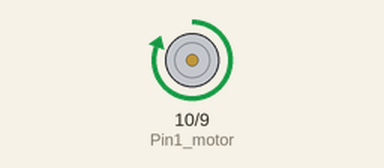
This sketch was run on a simulated Arduino Uno, built with avr-gcc and run on an emulated ATmega328P. On the bench: motor-driver pin pairs drawn as motors (green arrow = first pin HIGH = forward, orange = second pin HIGH = backward, longer = more drive).

Above: at 0.5 s.
At 1.5 s:
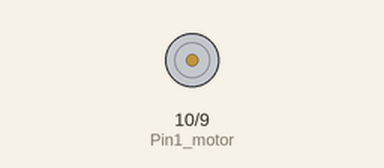
At 5.5 s:
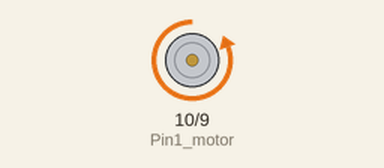
Timing chart, 0 to 6.9 s (numbered marks = the images above):
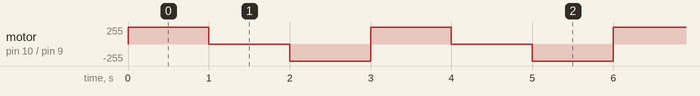

The sketch:

testMotorI.ino
```cpp
/*
 *  Programa de prueba del motor izquierdo que se encarga de hacer girar al eje
 *  en ambos sentidos con esperas de 1s.
 */

const int Pin1_motor = 10;
const int Pin2_motor = 9;
int SpeedMotor = 250; // Control de velocidad con el pwm

void setup()
{
    pinMode(Pin1_motor, OUTPUT);
    pinMode(Pin2_motor, OUTPUT);
}

void Stop()
{
  digitalWrite(Pin1_motor,LOW);
  digitalWrite(Pin2_motor,LOW);
}

void ReverseMotor()
{
  digitalWrite(Pin1_motor,HIGH);
  digitalWrite(Pin2_motor,LOW);
}

void ForwardMotor()
{
  digitalWrite(Pin1_motor,LOW);
  digitalWrite(Pin2_motor,HIGH);
}

void loop()
{
    ReverseMotor();
    delay (1000);

    Stop();
    delay (1000);

    ForwardMotor();
    delay(1000);
}
```

Measured:
- by itself, motor on pin 10 (Pin1_motor) / pin 9 (Pin2_motor): repeats every 3.0 s: stopped 1.0 s, backward 255/255 1.0 s, forward 255/255 1.0 s
